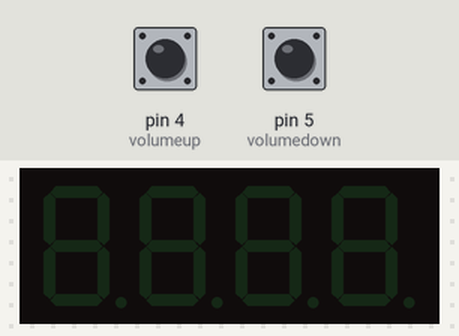
A sketch run on a simulated Arduino Uno, built with avr-gcc and run on an emulated ATmega328P. Parts: 4-digit seven-segment display. The test bench sets the inputs (shaded band); at power-on: pin 4 (volumeup) HIGH, pin 5 (volumedown) HIGH.

Above: at 1.2 s.
1.3 s: pin 4 (volumeup) pulled LOW for 1 s
At 2.8 s:
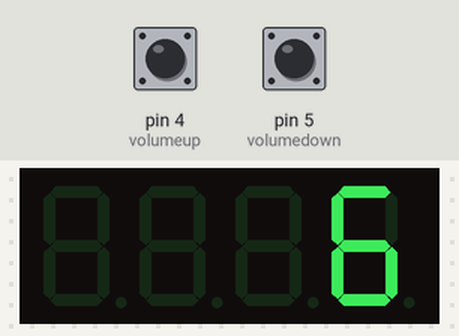
3.8 s: pin 5 (volumedown) pulled LOW for 1 s
At 5.9 s:
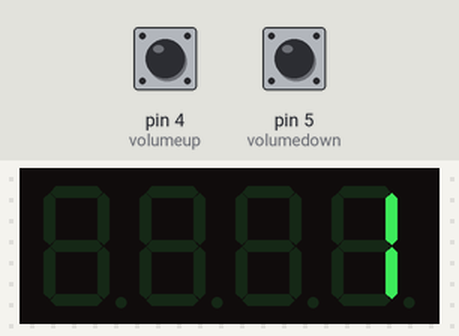
6.3 s: pin 4 (volumeup) pulled LOW for 3.2 s
At 9.9 s:
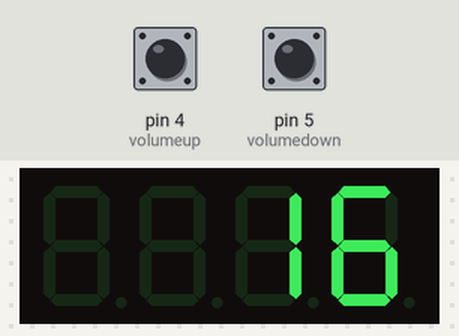
Timing chart, 0 to 11.4 s (numbered marks = the images above; inputs shaded):
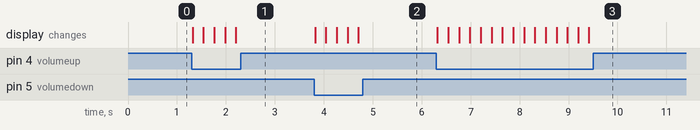

Measured:
- after the input at 1.3 s, the display: first changes at once (image 1 shows a later state)
- after the input at 3.8 s, the display: first changes at once (image 2 shows a later state)
- after the input at 6.3 s, the display: first changes at once (image 3 shows a later state)

The sketch:

11.ino
```cpp
#include <TM1637Display.h>
const int CLK = 3; //Set the CLK pin connection to the display
const int DIO = 2; //Set the DIO pin connection to the display
const int volumeup = 4; // the number of the pushbutton pin
const int volumedown = 5; // the number of the pushbutton pin
int numCounter = 1;
int button = 1; // variable for reading the pushbutton status
int button2 = 1; // variable for reading the pushbutton status
TM1637Display display(CLK, DIO); //set up the 4-Digit Display.
void setup()
{
display.setBrightness(0x0a); //set the diplay to maximum brightness
pinMode(volumeup, INPUT);
digitalWrite(volumeup,HIGH);
pinMode(volumedown, INPUT);
digitalWrite(volumedown,HIGH);
}
void loop()
{
// read the state of the pushbutton value:
button = digitalRead(volumeup);
button2 = digitalRead(volumedown);
if ( button == LOW && numCounter < 1000 ) {
numCounter++;
display.showNumberDec(numCounter); //Display the numCounter value;
delay(200);
}
else if ( button2 == LOW && numCounter > 1 ) {
numCounter--;
display.showNumberDec(numCounter); //Display the numCounter value;
delay(200);
}
}
```
